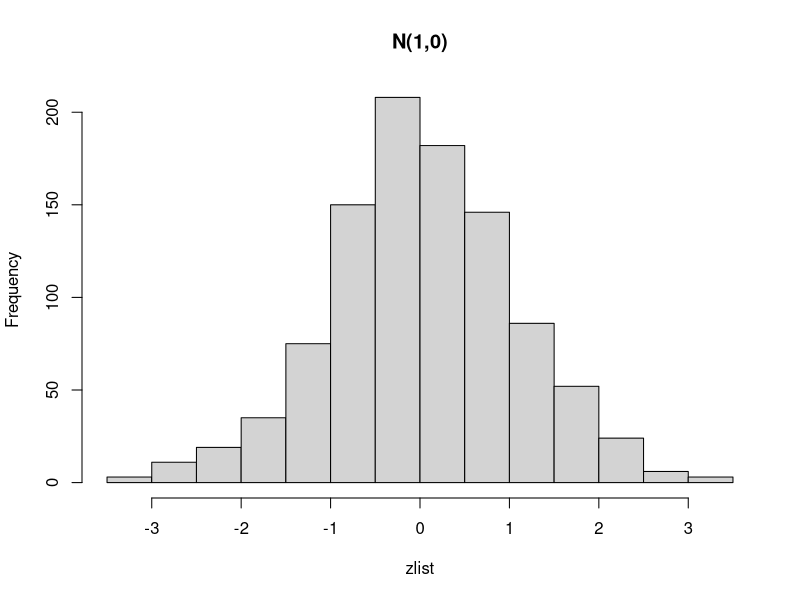
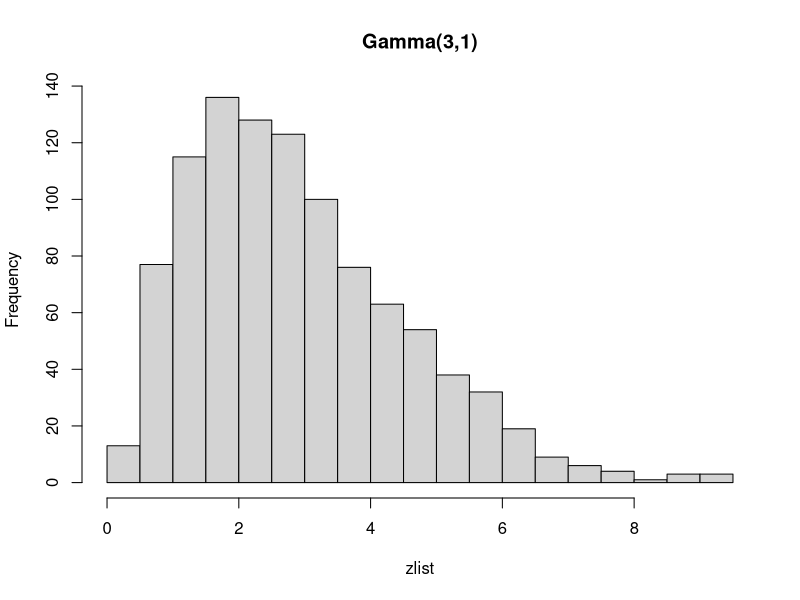

Write R code to recreate these figures, in order.
# Hybrid Monte Carlo sampling

N <- 1000; # number of sampling

hmc_sampling <- function(N, dif_E, leapforg_count=100, leapforg_epsilon=0.01) {
	r <- rnorm(1,0,1);
	z <- 1;
	zlist <- numeric(N);

	for(i in 1:N) {
		# leapfrog
		e <- sample(c(-1,1), 1) * leapforg_epsilon;
		r <- r - e * dif_E(z) / 2;
		for(j in 1:leapforg_count) {
			z <- z + e * r;
			r <- r - e * dif_E(z);
		}
		r <- r - e * dif_E(z) / 2;

		zlist[i] <- z;

		# resampling of r
		# p(r|z) = p(r) = N(0,1);
		r <- rnorm(1,0,1);
	}
	zlist;
}

N <- 1000;

# p(z) = N(0,1) = exp(-z^2/2)/sqrt(2pi)
# E(z) = z^2/2, Zp = sqrt(2pi), dE/dz = z
# Hamiltonian: H(z,r) = E(z) + K(r) = z^2/2 + r^2/2

zlist <- hmc_sampling(N, function(z)z);
hist(zlist, breaks=20, main="N(1,0)");

# p(z) = Gamma(a,b) = 1/Zp * exp((a-1)ln z - bz)
# E(z) = -(a-1)ln z + bz, dE/dz = b - (a-1)/z

a <- 3;
b <- 1;
zlist <- hmc_sampling(N, function(z)b-(a-1)/z);
hist(zlist, breaks=20, main="Gamma(3,1)");
